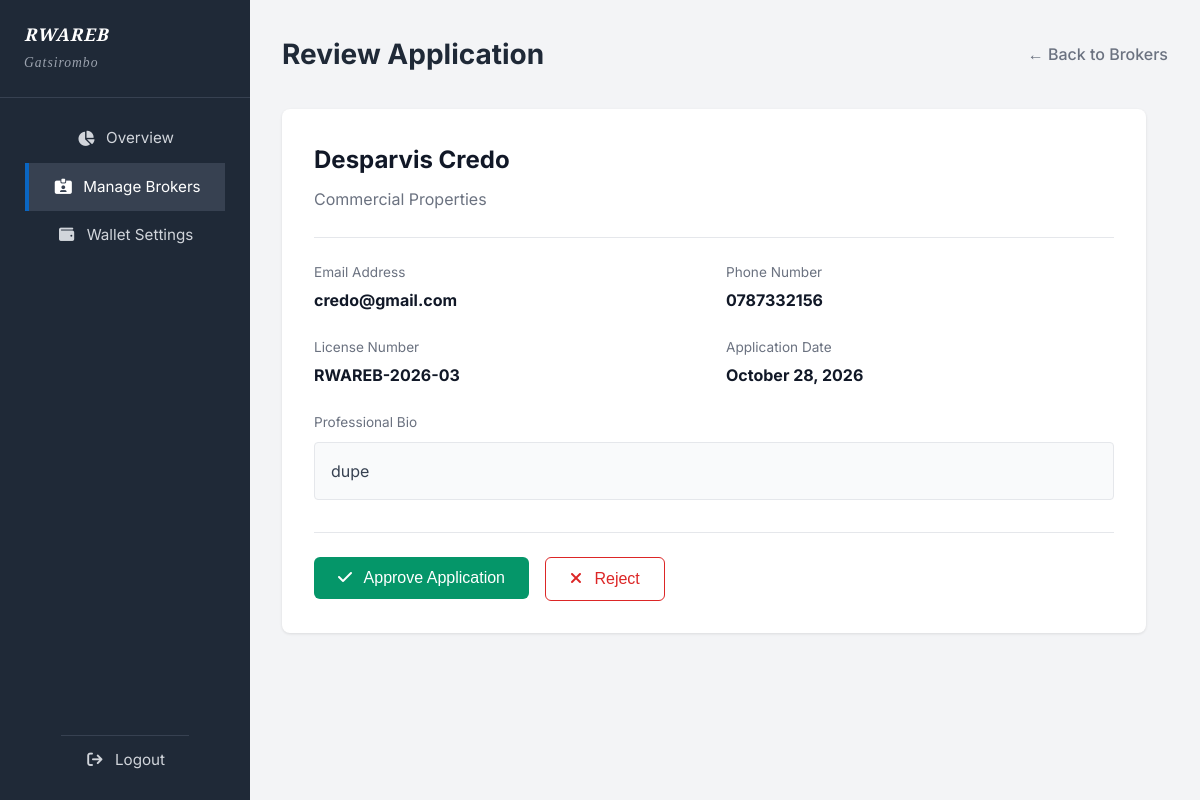
Screenshot of /assocdash/brokers/214c01b9-4227-4e55-969b-7cf6aa14f4a2/review (signed in) with the database file from the repository.
### models.py (models this page shows)
class Organization(db.Model):
    __tablename__ = 'organizations'
    id = db.Column(db.String(36), primary_key=True, default=generate_uuid)
    name = db.Column(db.String(150), unique=True, nullable=False)
    registration_number = db.Column(db.String(100), unique=True, nullable=False)
    email = db.Column(db.String(150), nullable=False)
    phone = db.Column(db.String(30), nullable=False)
    address = db.Column(db.Text, nullable=True)
    status = db.Column(db.String(20), default='Active')  # 'Active' or 'Suspended'
    created_by = db.Column(db.String(36), db.ForeignKey('super_admins.id'), nullable=False)
    created_at = db.Column(db.DateTime, default=datetime.utcnow)
    updated_at = db.Column(db.DateTime, default=datetime.utcnow, onupdate=datetime.utcnow)
    admins = db.relationship('AssociationAdmin', backref='organization', lazy=True)

class AssociationAdmin(db.Model):
    __tablename__ = 'association_admins'
    id = db.Column(db.String(36), primary_key=True, default=generate_uuid)
    full_name = db.Column(db.String(100), nullable=False)
    email = db.Column(db.String(150), unique=True, nullable=False)
    password_hash = db.Column(db.Text, nullable=False)
    organization_id = db.Column(db.String(36), db.ForeignKey('organizations.id'), nullable=False)
    account_status = db.Column(db.String(20), default='Active')  # 'Active' or 'Revoked'
    approved_at = db.Column(db.DateTime, nullable=True)
    created_by = db.Column(db.String(36), db.ForeignKey('super_admins.id'), nullable=False)
    created_at = db.Column(db.DateTime, default=datetime.utcnow)
    updated_at = db.Column(db.DateTime, default=datetime.utcnow, onupdate=datetime.utcnow)
    wallet_address = db.Column(db.String(100), nullable=True)

class Broker(db.Model):
    __tablename__ = 'brokers'
    id = db.Column(db.String(36), primary_key=True, default=generate_uuid)
    organization_id = db.Column(db.String(36), db.ForeignKey('organizations.id'), nullable=False)
    full_name = db.Column(db.String(100), nullable=False)
    phone = db.Column(db.String(30), nullable=False)
    email = db.Column(db.String(150), unique=True, nullable=False)
    password_hash = db.Column(db.Text, nullable=False)
    professional_title = db.Column(db.String(100))
    license_number = db.Column(db.String(100), unique=True, nullable=False)
    profile_photo_url = db.Column(db.String(255), nullable=True)
    bio = db.Column(db.Text, nullable=True)
    verification_code = db.Column(db.String(255), nullable=True)
    status = db.Column(db.String(20), default='Pending Registration')
    verified_at = db.Column(db.DateTime, nullable=True)
    expires_at = db.Column(db.DateTime, nullable=True)
    registered_by = db.Column(db.String(36), db.ForeignKey('association_admins.id'), nullable=False)
    created_at = db.Column(db.DateTime, default=datetime.utcnow)
    updated_at = db.Column(db.DateTime, default=datetime.utcnow, onupdate=datetime.utcnow)

### association.py (the view)
@association.route('/assocdash/brokers/<broker_id>/review')
@assoc_login_required
def review_broker(broker_id):
    broker = Broker.query.get_or_404(broker_id)
    admin = AssociationAdmin.query.get(session['assoc_admin_id'])
    if broker.organization_id != admin.organization_id:
        flash("Unauthorized access.", "error")
        return redirect(url_for('association.brokers'))
    return render_template("assoc_broker_review.html", broker=broker)

### association.py (called while the page is built)
def assoc_login_required(f):
    @wraps(f)
    def decorated_function(*args, **kwargs):
        if 'assoc_admin_id' not in session:
            return redirect(url_for('landing.login_portal'))
        return f(*args, **kwargs)
    return decorated_function

@association.context_processor
def inject_admin():
    if 'assoc_admin_id' in session:
        admin = AssociationAdmin.query.get(session['assoc_admin_id'])
        return dict(current_admin=admin)
    return dict(current_admin=None)

### templates/assoc_broker_review.html (shortened to what this page needs)
{% extends "assoc_base.html" %}
{% block content %}
<div class="admin-header" style="display: flex; justify-content: space-between; align-items: center;">
    <h1>Review Application</h1>
    <a href="{{ url_for('association.brokers') }}" style="color: #6B7280; text-decoration: none; font-weight: 500;">
        &larr; Back to Brokers
    </a>
</div>
<div style="background-color: white; border-radius: 8px; padding: 2rem; box-shadow: 0 1px 3px rgba(0,0,0,0.1); max-width: 800px; margin-top: 1rem;">
    <div style="border-bottom: 1px solid #E5E7EB; padding-bottom: 1.5rem; margin-bottom: 1.5rem;">
        <h2 style="margin: 0; color: #111827; font-size: 1.5rem;">{{ broker.full_name }}</h2>
        <p style="margin: 0.5rem 0 0 0; color: #6B7280; font-size: 1rem;">
            {{ broker.professional_title if broker.professional_title else 'Real Estate Broker' }}
        </p>
    </div>
    <div style="display: grid; grid-template-columns: 1fr 1fr; gap: 1.5rem; margin-bottom: 1.5rem;">
        <div>
            <span style="display: block; font-size: 0.85rem; color: #6B7280; margin-bottom: 0.25rem;">Email Address</span>
            <strong style="color: #111827;">{{ broker.email }}</strong>
        </div>
        <div>
            <span style="display: block; font-size: 0.85rem; color: #6B7280; margin-bottom: 0.25rem;">Phone Number</span>
            <strong style="color: #111827;">{{ broker.phone }}</strong>
        </div>
        <div>
            <span style="display: block; font-size: 0.85rem; color: #6B7280; margin-bottom: 0.25rem;">License Number</span>
            <strong style="color: #111827;">{{ broker.license_number }}</strong>
        </div>
        <div>
            <span style="display: block; font-size: 0.85rem; color: #6B7280; margin-bottom: 0.25rem;">Application Date</span>
            <strong style="color: #111827;">{{ broker.created_at.strftime('%B %d, %Y') }}</strong>
        </div>
    </div>
    <div style="margin-bottom: 2rem;">
        <span style="display: block; font-size: 0.85rem; color: #6B7280; margin-bottom: 0.5rem;">Professional Bio</span>
        <div style="background-color: #F9FAFB; padding: 1rem; border-radius: 4px; border: 1px solid #E5E7EB; color: #374151; line-height: 1.5;">
            {{ broker.bio if broker.bio else 'No professional bio provided by the applicant.' }}
        </div>
    </div>
    <div style="display: flex; gap: 1rem; border-top: 1px solid #E5E7EB; padding-top: 1.5rem;">
        <form action="/assocdash/brokers/{{ broker.id }}/approve" method="POST" style="margin: 0;">
            <button type="submit" style="background-color: #059669; color: white; border: none; padding: 0.75rem 1.5rem; border-radius: 6px; cursor: pointer; font-size: 1rem; font-weight: 500;">
                <i class="fa-solid fa-check" style="margin-right: 0.5rem;"></i> Approve Application
            </button>
        </form>
        <form action="/assocdash/brokers/{{ broker.id }}/reject" method="POST" style="margin: 0;" onsubmit="return confirm('Are you sure you want to reject this application? This will delete their data permanently.');">
            <button type="submit" style="background-color: white; color: #DC2626; border: 1px solid #DC2626; padding: 0.75rem 1.5rem; border-radius: 6px; cursor: pointer; font-size: 1rem; font-weight: 500;">
                <i class="fa-solid fa-xmark" style="margin-right: 0.5rem;"></i> Reject
            </button>
        </form>
    </div>
</div>
{% endblock %}

### templates/assoc_base.html (shortened to what this page needs)
<!DOCTYPE html>
<html lang="en">
<head>
    <link rel="stylesheet" href="https://cdnjs.cloudflare.com/ajax/libs/font-awesome/6.4.0/css/all.min.css">
    <link rel="stylesheet" href="{{ url_for('static', filename='css/style.css') }}">
    <link rel="stylesheet" href="{{ url_for('static', filename='css/admin_style.css') }}">
</head>
<body>
    <div class="admin-layout">
        <aside class="admin-sidebar" style="background-color: #1F2937;">
            <div class="logo" style="padding: 1.5rem; border-bottom: 1px solid #374151;">
                <span style="display: block; font-size: 1.1rem; font-weight: bold; line-height: 1.2; color: white;">{{ current_admin.organization.name }}</span>
                <span style="display: block; font-size: 0.85rem; color: #9CA3AF; font-weight: normal; margin-top: 0.4rem;">{{ current_admin.full_name }}</span>
            </div>
            <nav class="admin-nav">
                <a href="/assocdash" class="{% if request.path == '/assocdash' %}active{% endif %}"><i class="fa-solid fa-chart-pie"></i> Overview</a>
                <a href="/assocdash/brokers" class="{% if 'brokers' in request.path %}active{% endif %}"><i class="fa-solid fa-id-card-clip"></i> Manage Brokers</a>
                <a href="/assocdash/settings" class="{% if 'settings' in request.path %}active{% endif %}"><i class="fa-solid fa-wallet"></i> Wallet Settings</a>
                <a href="/assocdash/logout" style="margin-top: auto; border-top: 1px solid #374151;"><i class="fa-solid fa-arrow-right-from-bracket"></i> Logout</a>
            </nav>
        </aside>
        <main class="admin-main">
            {% block content %}{% endblock %}
        </main>
    </div>
</body>
</html>

### static/css/style.css (style rules this page uses)
:root { --bg-white: #FFFFFF; --text-dark: #1F2937; --text-muted: #6B7280; --border-grey: #E5E7EB; --hover-grey: #F3F4F6; --btn-blue: #0A66C2; --btn-blue-hover: #004182; --footer-bg: #2f426b; }
body { font-family: 'Inter', sans-serif; background-color: var(--bg-white); color: var(--text-dark); margin: 0; padding: 0; line-height: 1.6; display: flex; flex-direction: column; min-height: 100vh; }
nav { max-width: 1200px; margin: 0 auto; padding: 1rem 2rem; display: flex; justify-content: space-between; align-items: center; }
.logo { font-family: 'Playfair Display', serif; font-size: 1.5rem; font-style: italic; color: var(--text-dark); text-decoration: none; letter-spacing: 1px; font-weight: 700; }
main { max-width: 1200px; margin: 0 auto; padding: 2rem; flex: 1; }

### static/css/admin_style.css (style rules this page uses)
.admin-layout { display: flex; min-height: 100vh; background-color: var(--bg-white); }
.admin-sidebar { width: 250px; background-color: var(--text-dark); color: var(--bg-white); display: flex; flex-direction: column; }
.admin-sidebar .logo { padding: 1.5rem; color: var(--bg-white); border-bottom: 1px solid #374151; display: block; }
.admin-nav { display: flex; flex-direction: column; padding: 1rem 0; flex: 1; }
.admin-nav a { color: #D1D5DB; text-decoration: none; padding: 0.75rem 1.5rem; display: flex; align-items: center; font-size: 0.95rem; transition: background-color 0.2s, color 0.2s; }
.admin-nav a:hover, .admin-nav a.active { background-color: #374151; color: var(--bg-white); border-left: 4px solid var(--btn-blue); }
.admin-nav i { margin-right: 10px; width: 20px; text-align: center; }
.admin-main { flex: 1; background-color: var(--hover-grey); padding: 2rem; overflow-y: auto; }
.admin-header { display: flex; justify-content: space-between; align-items: center; margin-bottom: 2rem; }
.admin-header h1 { margin: 0; font-size: 1.75rem; color: var(--text-dark); }

### rows the page displays
Organization: organization.name "RWAREB"
AssociationAdmin: full_name "Gatsirombo"
Broker: full_name "Desparvis Credo", professional_title "Commercial Properties", email "credo@gmail.com", phone "0787332156", license_number "RWAREB-2026-03", created_at "October 28, 2026", bio "dupe"
